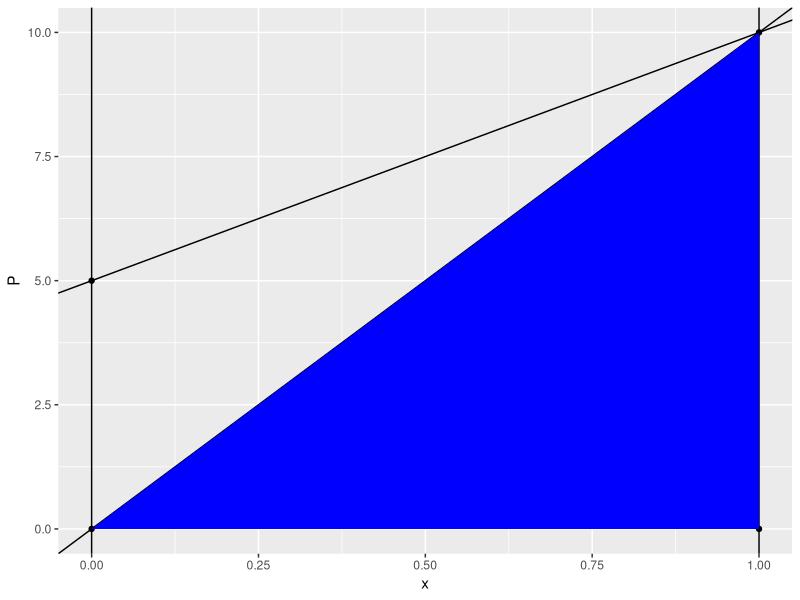
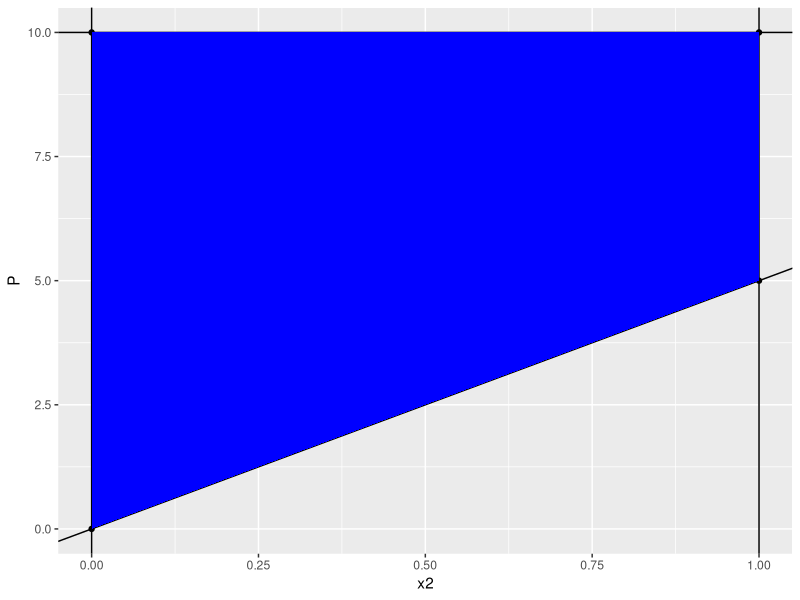

The R source for these figures, in order:
## ---- chunk 1
df <- data.frame(x=c(0,0,1,1), y=c(0,5,10,0))
dfFeasible <- data.frame(x=c(0,1,1), y=c(0,10,0))

library(ggplot2)

g1 <- ggplot() + geom_point(data=df, aes(x=x, y=y)) +
  geom_abline(intercept=5, slope=5) +
  geom_abline(aes(intercept=0, slope=10)) +
  geom_vline(xintercept=0) +
  geom_vline(xintercept=1) +
  geom_polygon(data=dfFeasible, aes(x=x, y=y), fill="blue") +
  labs(y="P") 

g1
## ---- chunk 2
df <- data.frame(x=c(0,0,1,1), y=c(0,10,5,10))
dfFeasible <- data.frame(x=c(0,0,1,1), y=c(0,10,10,5))

g1 <- ggplot() + geom_point(data=df, aes(x=x, y=y)) +
  geom_abline(intercept=10, slope=0) +
  geom_abline(intercept=0, slope=5) +
  geom_vline(xintercept=0) +
  geom_vline(xintercept=1) +
  geom_polygon(data=dfFeasible, aes(x=x, y=y), fill="blue") +
  labs(y="P", x="x2") 

g1
